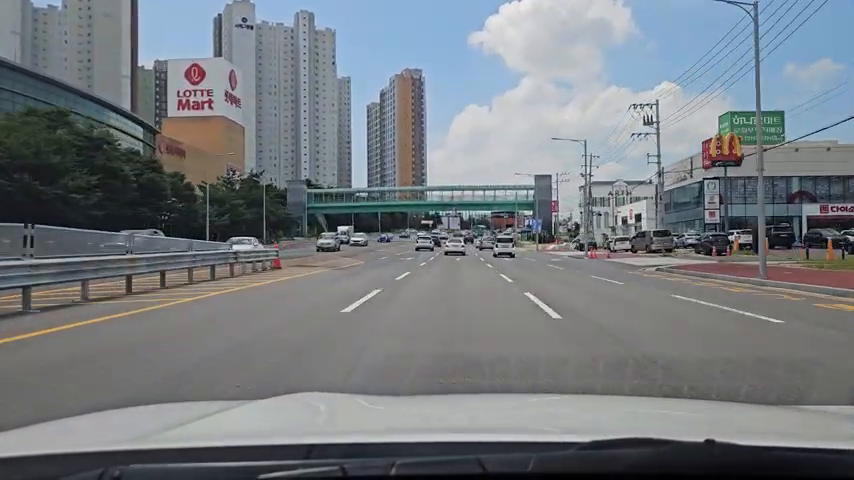
#> input picture frame 26 of 0720 Pitch/sample_38_short.mp4, 854 x 480 px
$ python apply1_dof.py
#> lines starting #> are read from the running program, lines starting #| are printed output that depends on the picture; pictures that were not available may be replaced by others from this repository, and a replacement may not be noted
import cv2
import numpy as np

# 경로 설정 (터미널에서 확인했던 절대 경로 적용)
original_video_path = '/Users/shinmireu/Desktop/CAU/Project/[DSIL]Highway Star/Python_Workspace/0720 Pitch/sample_38_short.mp4'
depth_video_path = '/Users/shinmireu/Desktop/CAU/Project/[DSIL]Highway Star/Python_Workspace/0720 Pitch/depth_output.mp4'
output_path = '/Users/shinmireu/Desktop/CAU/Project/[DSIL]Highway Star/Python_Workspace/0720 Pitch/output1_dof.mp4'

cap_orig = cv2.VideoCapture(original_video_path)
cap_depth = cv2.VideoCapture(depth_video_path)

width = int(cap_orig.get(cv2.CAP_PROP_FRAME_WIDTH))
height = int(cap_orig.get(cv2.CAP_PROP_FRAME_HEIGHT))
fps = cap_orig.get(cv2.CAP_PROP_FPS)

fourcc = cv2.VideoWriter_fourcc(*'mp4v')
out = cv2.VideoWriter(output_path, fourcc, fps, (width, height))

print("원거리(배경) 초점 데이터 렌더링을 시작합니다...")

while cap_orig.isOpened() and cap_depth.isOpened():
    ret_orig, frame_orig = cap_orig.read()
#> frame_orig is the input picture: shape (480, 854, 3); mean B, G, R 128.2, 123.2, 117.6
    ret_depth, frame_depth = cap_depth.read()

    if not ret_orig or not ret_depth:
        break

    # 1. 뎁스맵 흑백 변환
    gray_depth = cv2.cvtColor(frame_depth, cv2.COLOR_BGR2GRAY)
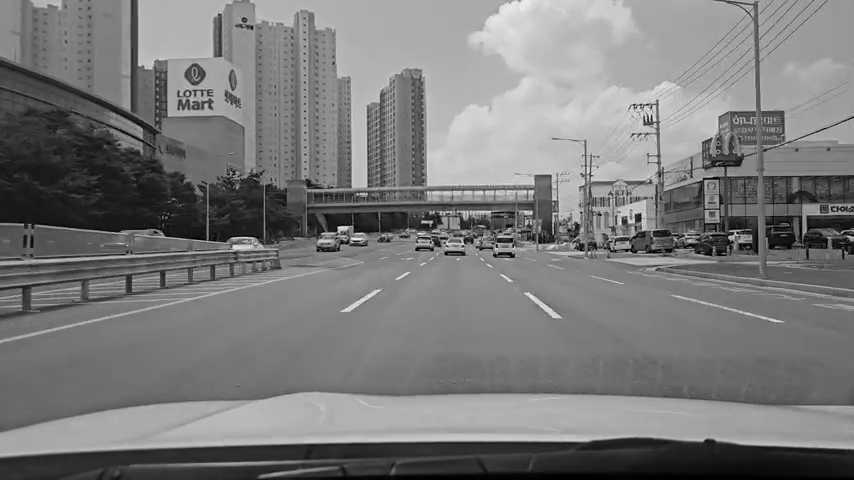
#> gray_depth: shape (480, 854); min 0, max 240, mean 122.1

    # 2. 마스크 반전 (핵심 변경 포인트)
    # 1.0에서 뎁스 값을 빼주어, 원래 밝았던 곳(가까운 곳)을 어둡게 만들고 블러 처리함
    mask = 1.0 - (gray_depth.astype(float) / 255.0)
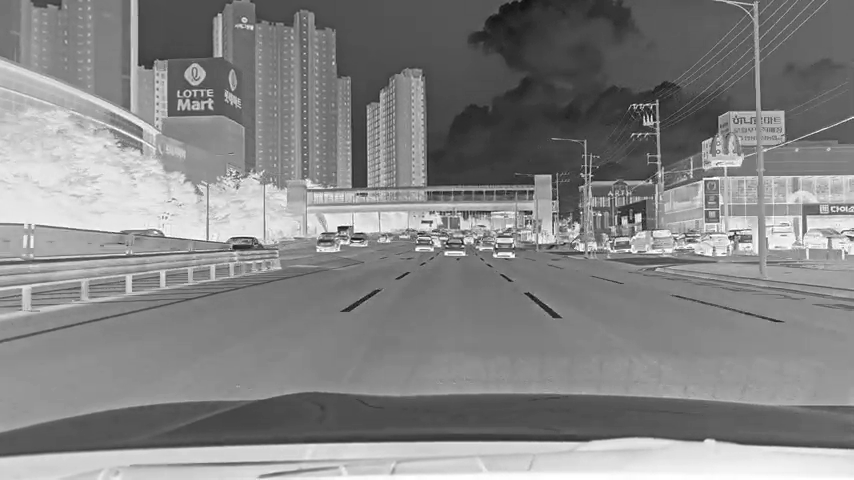
#> mask: shape (480, 854) float64; min 0.0588, max 1, mean 0.521
    mask = np.dstack([mask] * 3)
#> mask: shape (480, 854, 3) float64

    # 3. 가우시안 블러 적용
    blurred_frame = cv2.GaussianBlur(frame_orig, (45, 45), 0)
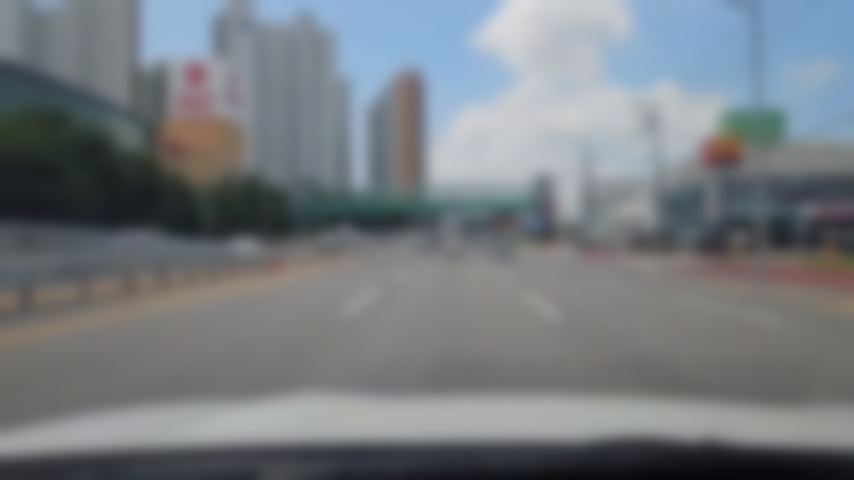
#> blurred_frame: shape (480, 854, 3); mean B, G, R 128.2, 123.2, 117.7

    # 4. 원본과 블러 합성
    blended = (frame_orig * mask) + (blurred_frame * (1.0 - mask))
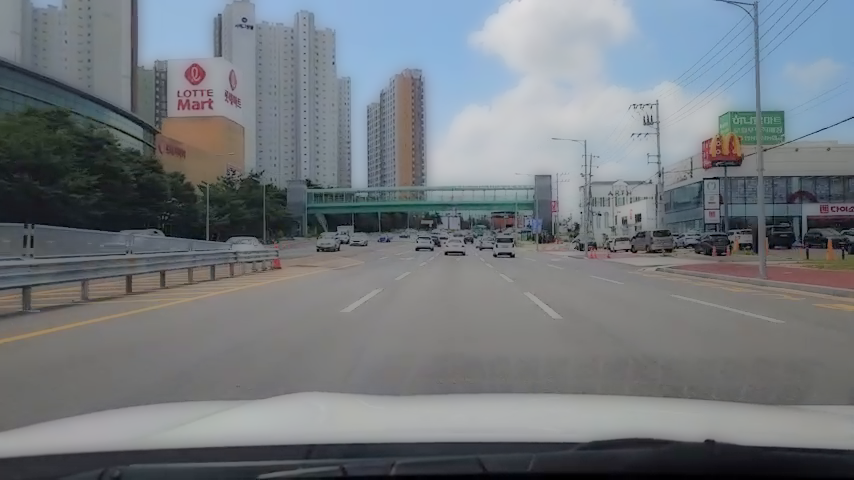
#> blended: shape (480, 854, 3) float64; mean B, G, R 126.2, 121.2, 115.7
    blended = np.clip(blended, 0, 255).astype(np.uint8)

    out.write(blended)

cap_orig.release()
cap_depth.release()
out.release()
cv2.destroyAllWindows()

print("렌더링 완료! output1_dof.mp4 파일을 확인하세요.")

$ run again, starting later in the video
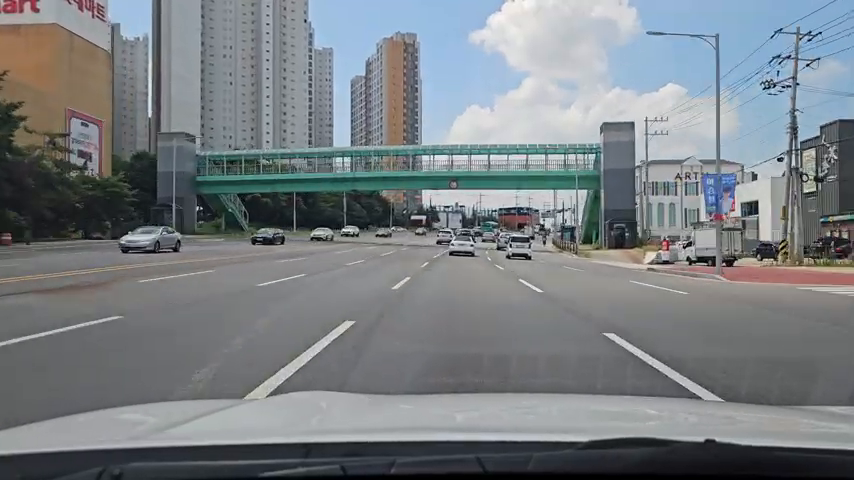
#> input picture frame 120 of 0720 Pitch/sample_38_short.mp4, 854 x 480 px
#> frame_orig is the input picture: shape (480, 854, 3); mean B, G, R 131.2, 127, 121.3
#> `mask = 1.0 - (gray_depth.astype(float) / 255.0)`:
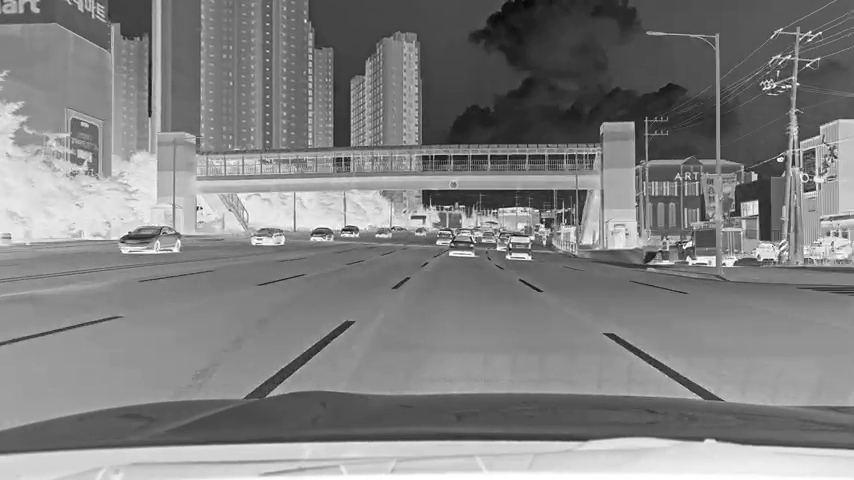
#> mask: shape (480, 854) float64; min 0.0235, max 1, mean 0.507
#> `blended = (frame_orig * mask) + (blurred_frame * (1.0 - mask))`:
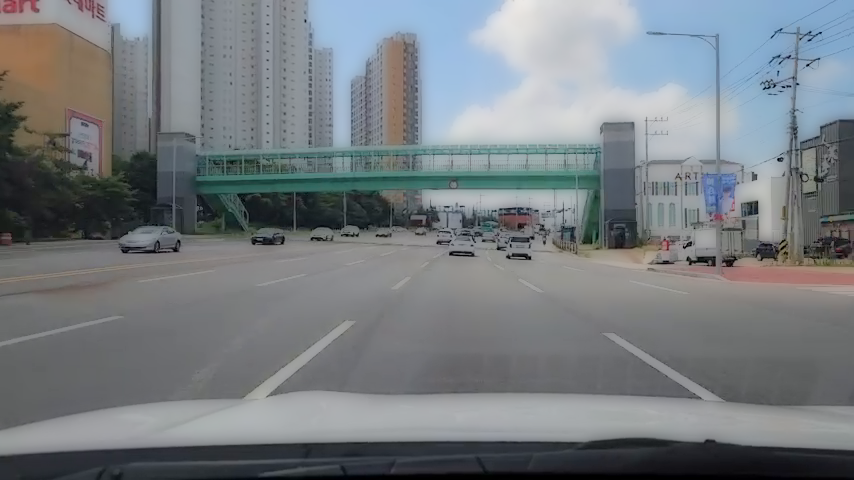
#> blended: shape (480, 854, 3) float64; mean B, G, R 129, 124.8, 119.1
